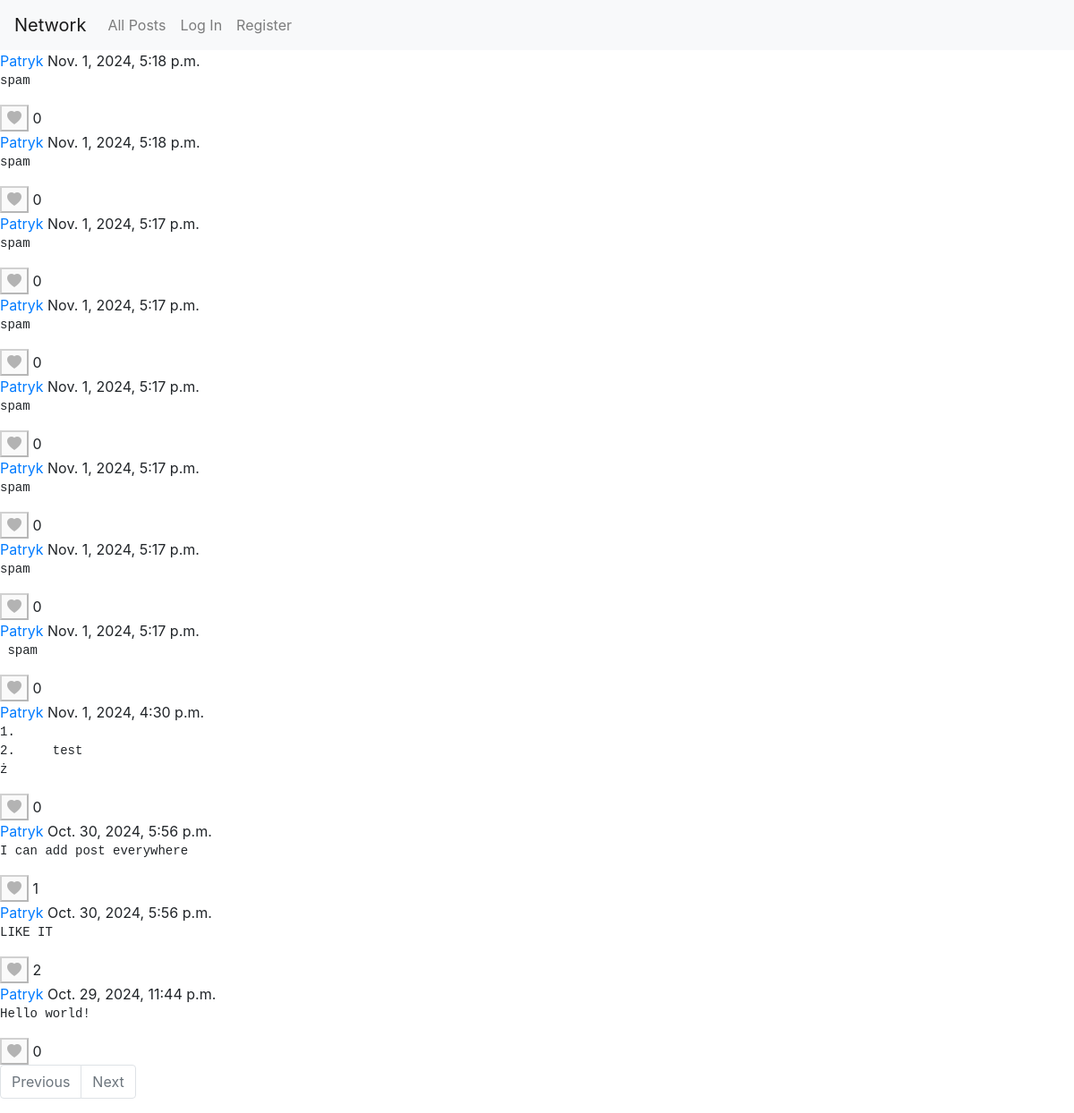
The page /user/3/followings on the database its author committed.
### network/models.py (models this page shows, shortened)
class Post(models.Model):
    user = models.ForeignKey(User, on_delete=models.CASCADE, related_name="posts")
    body = models.TextField(blank=True)
    timestamp = models.DateTimeField(auto_now_add=True)
    likes = models.ManyToManyField(User, blank=True, related_name="liked_posts")

class User(AbstractUser):
    following = models.ManyToManyField("self", symmetrical=False, related_name="followers")

### network/views.py (the view)
# urls.py: path("user/<int:id>/followings", views.following, name="following"),
def following(request, id):
    user = User.objects.filter(id=id).first()
    following_users = user.following.all()
    page = Post.objects.filter(user__in=following_users).order_by("-timestamp")
    return render(request, "network/index.html", {
        "page_data": page
    })

### network/templates/network/index.html (shortened to what this page needs)
{% extends "network/layout.html" %}
{% load static %}
{% block body %}
<div class="feed">
    {% for post in page_data%}
    <div class="post" data-post-id="{{ post.id }}">
        <a href="{% url "user_profile" post.user.id %}">{{post.user}}</a>
        <span> {{post.timestamp}} </span>
        <pre>{{post.body}}</pre>
        {% if user.is_authenticated %}
            {% if user in post.likes.all %}
                <button class="like-btn" data-post-id="{{ post.id }}"><i class="bi bi-heart-fill"></i></button>
            {% else %}
                <button class="like-btn" data-post-id="{{ post.id }}"><i class="bi bi-heart"></i></button>
            {% endif %}
        {% else %}
        <button id="like-btn-disabled" class="like-btn" disabled ><i class="bi bi-heart-fill"></i></button>
        {% endif %}
        <span class="like-count" data-post-id="{{ post.id }}">{{ post.likes.count }}</span>
    </div>
    {% endfor %}
</div>
<ul class="pagination">
    {% if page_data.has_previous %}
        <a class="page-link" href="/?page={{page_data.previous_page_number}}">Previous</a>
    {% else %}
    <li class="page-item disabled">
        <a class="page-link" tabindex="-1">Previous</a>
    </li>
    {% endif %}
    {% if page_data.has_next %}
        <a class="page-link" id="next-page" href="/?page={{page_data.next_page_number}}">Next</a>
    {% else %}
        <li class="page-item disabled">
            <a class="page-link" >Next</a>
        </li>
    {% endif %}
</ul>
{% endblock %}

### network/static/network/styles.css (style rules this page uses)
button:disabled { position:relative; }
button:disabled::after { content:attr(data-tooltip); position: absolute; left: 120%; bottom: 10%; text-wrap:nowrap; border: 1px solid; border-radius: 10px; padding: 2px; background-color:rgb(236, 236, 118); opacity: 0; transition: opacity 0.8s; visibility: hidden; font-size: small; }

### rows shown on the page
Post: user "Patryk", timestamp "Nov. 1, 2024, 5:18 p.m.", body "spam", likes.count "0"
Post: user "Patryk", timestamp "Nov. 1, 2024, 5:18 p.m.", body "spam", likes.count "0"
Post: user "Patryk", timestamp "Nov. 1, 2024, 5:17 p.m.", body "spam", likes.count "0"
Post: user "Patryk", timestamp "Nov. 1, 2024, 5:17 p.m.", body "spam", likes.count "0"
Post: user "Patryk", timestamp "Nov. 1, 2024, 5:17 p.m.", body "spam", likes.count "0"
Post: user "Patryk", timestamp "Nov. 1, 2024, 5:17 p.m.", body "spam", likes.count "0"
Post: user "Patryk", timestamp "Nov. 1, 2024, 5:17 p.m.", body "spam", likes.count "0"
Post: user "Patryk", timestamp "Nov. 1, 2024, 5:17 p.m.", body "spam", likes.count "0"
Post: user "Patryk", timestamp "Nov. 1, 2024, 4:30 p.m.", body "1. 2. test ż", likes.count "0"
Post: user "Patryk", timestamp "Oct. 30, 2024, 5:56 p.m.", body "I can add post everywhere", likes.count "1"
Post: user "Patryk", timestamp "Oct. 30, 2024, 5:56 p.m.", body "LIKE IT", likes.count "2"
Post: user "Patryk", timestamp "Oct. 29, 2024, 11:44 p.m.", body "Hello world!", likes.count "0"
